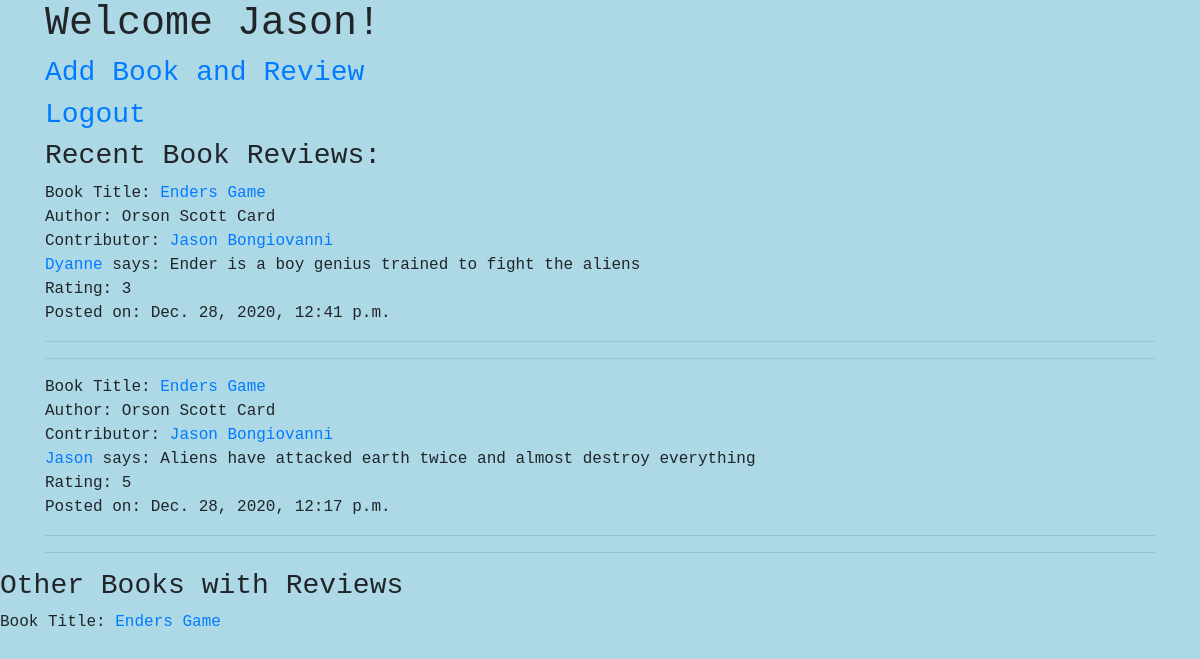
The app's page /reads/ (signed in), older data.
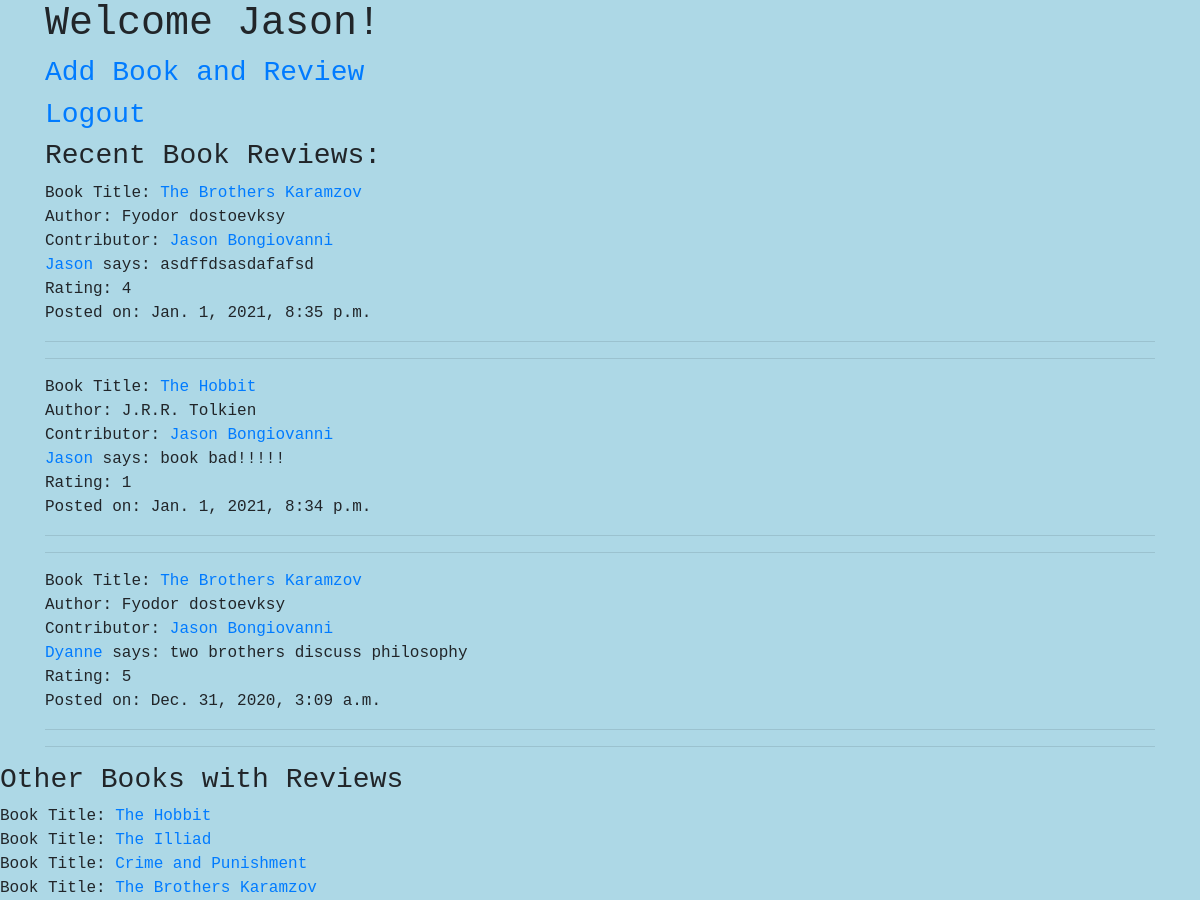
The same page, newer data.
### reads_app/models.py (models this page shows)
class Review(models.Model):
    content = models.CharField(max_length=255)
    rating = models.IntegerField()
    poster = models.ForeignKey(User, related_name="user_reviews", on_delete=models.CASCADE)
    book = models.ForeignKey(Book, related_name="book_reviews", on_delete=models.CASCADE)
    created_at = models.DateTimeField(auto_now_add = True)
    updated_at = models.DateTimeField(auto_now = True)
    objects = BookManager()

class Book(models.Model):
    title = models.CharField(max_length=255)
    contributor = models.ForeignKey(User, related_name = "book_added", on_delete = models.CASCADE)
    author = models.ForeignKey(Author, related_name = "book_written", on_delete = models.CASCADE)
    created_at = models.DateTimeField(auto_now_add = True)
    updated_at = models.DateTimeField(auto_now = True)
    objects = BookManager()

class Author(models.Model):
    name = models.CharField(max_length=255)
    created_at = models.DateTimeField(auto_now_add = True)
    updated_at = models.DateTimeField(auto_now = True)
    objects = BookManager()

### registration_app/models.py (models this page shows)
class User(models.Model):
    first_name = models.CharField(max_length=45)
    last_name = models.CharField(max_length=45)
    email = models.EmailField(unique=True)
    password = models.CharField(max_length=255)
    objects = UserManager()

### reads_app/views.py (the view)
# urls.py: path('', views.index),
def index(request):
    context = {
        "user": User.objects.get(id = request.session['user_id']),
        "recent_reviews": Review.objects.all().order_by('-created_at')[0:3],
        "books": Book.objects.all()
    }
    return render(request, "books_home.html", context)

### reads_app/templates/books_home.html (shortened to what this page needs)
<!DOCTYPE html>
<html lang="en">
<head>
    <link href="https://stackpath.bootstrapcdn.com/bootstrap/4.5.0/css/bootstrap.min.css" rel="stylesheet">
    {% load static %}
    <link rel="stylesheet" href="{% static 'logreg/style.css' %}">
</head>
<body class="body_home">
    <div class="container">
        <h1>Welcome {{user.first_name}}!</h1>
        <h3><a href="add_book">Add Book and Review</a></h3>
        <h3><a href="/">Logout</a></h3>
        <h3>Recent Book Reviews:</h3>
        {% for review in recent_reviews %}
            Book Title: <a href="{{review.book.id}}">{{review.book.title}}</a><br>
            Author: {{review.book.author.name}}<br>
            Contributor: <a href="user/{{review.book.contributor.id}}">{{review.book.contributor.first_name}} {{review.book.contributor.last_name}}</a><br>
            <a href="user/{{review.poster.id}}">{{review.poster.first_name}} {{reviewsposter.last_name}}</a> says: {{review.content}}<br>
            Rating: {{review.rating}}<br>
            Posted on: {{review.created_at}}<br>
            <hr>
            <hr>
        {% endfor %}
    </div>
    <div class="container2">
        <h3>Other Books with Reviews</h3>
        {% for Book in books %}
                Book Title: <a href="{{Book.id}}">{{Book.title}}</a><br>
        {% endfor %}
    </div>
</body>
</html>

Row changes from the older to the newer data that the page shows:
no longer on this page (row edited): Review: book "Enders Game", book.author.name "Orson Scott Card", book.contributor.first_name "Jason", book.contributor.last_name "Bongiovanni", poster.first_name "Dyanne", content "Ender is a boy genius trained to fight the aliens", rating "3", created_at "Dec. 28, 2020, 12:41 p.m."
no longer on this page (row edited): Review: book "Enders Game", book.author.name "Orson Scott Card", book.contributor.first_name "Jason", book.contributor.last_name "Bongiovanni", poster.first_name "Jason", content "Aliens have attacked earth twice and almost destroy everything", rating "5", created_at "Dec. 28, 2020, 12:17 p.m."
removed Book: title "Enders Game"
added Review: book "The Brothers Karamzov", book.author.name "Fyodor dostoevksy", book.contributor.first_name "Jason", book.contributor.last_name "Bongiovanni", poster.first_name "Jason", content "asdffdsasdafafsd", rating "4", created_at "Jan. 1, 2021, 8:35 p.m."
added Review: book "The Hobbit", book.author.name "J.R.R. Tolkien", book.contributor.first_name "Jason", book.contributor.last_name "Bongiovanni", poster.first_name "Jason", content "book bad!!!!!", rating "1", created_at "Jan. 1, 2021, 8:34 p.m."
added Review: book "The Brothers Karamzov", book.author.name "Fyodor dostoevksy", book.contributor.first_name "Jason", book.contributor.last_name "Bongiovanni", poster.first_name "Dyanne", content "two brothers discuss philosophy", rating "5", created_at "Dec. 31, 2020, 3:09 a.m."
added Book: title "The Hobbit"
added Book: title "The Illiad"
added Book: title "Crime and Punishment"
added Book: title "The Brothers Karamzov"
